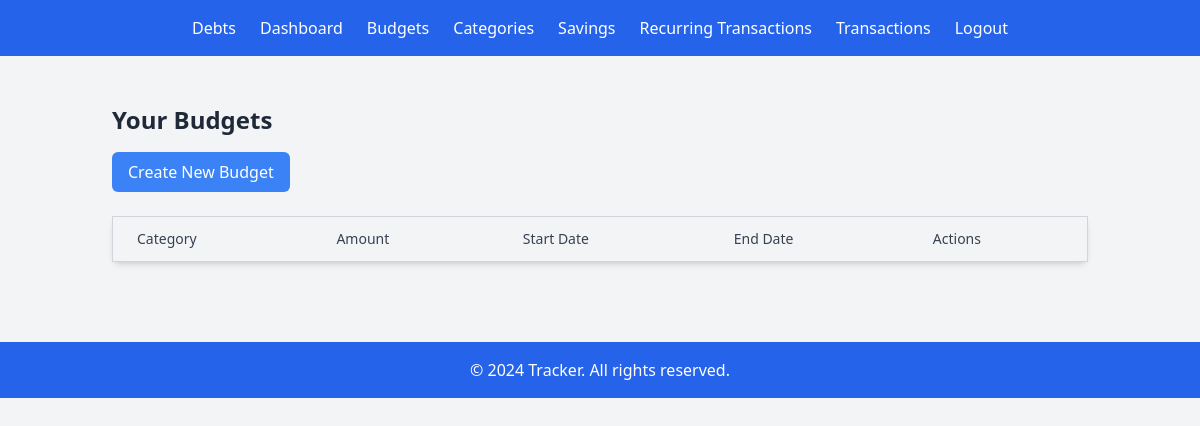
The app's page /tracker/budget (signed in), older data.
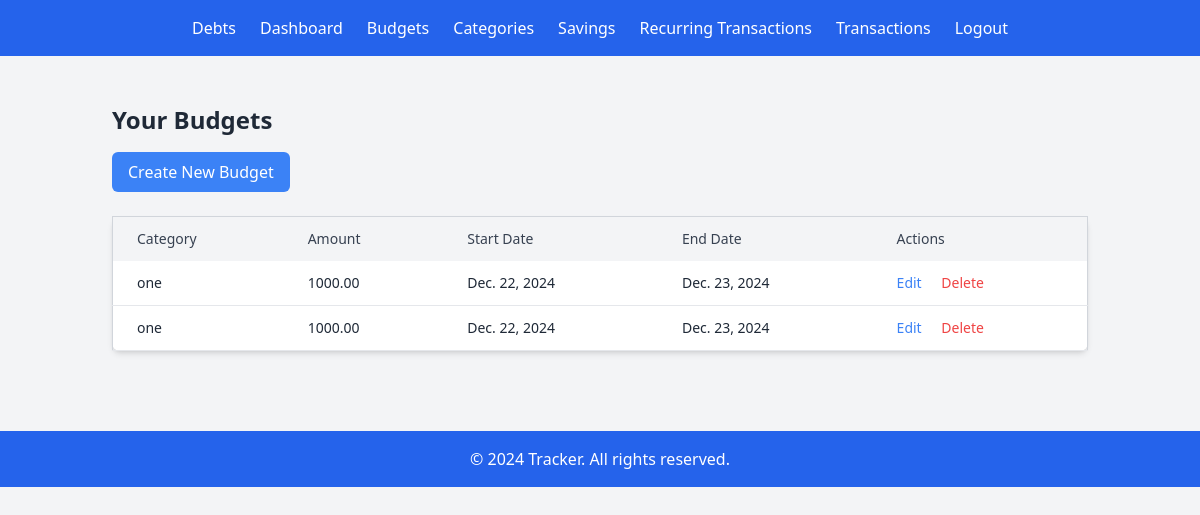
The same page, newer data.
### tracker/models.py (models this page shows, shortened)
class Budget(models.Model):
    budget_id = models.AutoField(primary_key=True)  # Auto-incrementing primary key
    user = models.ForeignKey(User, on_delete=models.CASCADE, related_name='budgets')  # ForeignKey to User
    category = models.ForeignKey('Category', on_delete=models.CASCADE, related_name='budgets')  # ForeignKey to Category
    amount = models.DecimalField(max_digits=10, decimal_places=2)  # Budgeted amount
    start_date = models.DateField()  # Start date of the budget
    end_date = models.DateField()  # End date of the budget
    created_at = models.DateTimeField(auto_now_add=True)  # Automatically set on creation

class Category(models.Model):
    category_id = models.AutoField(primary_key=True)
    name = models.CharField(max_length=255)
    description = models.TextField(blank=True, null=True)
    created_at = models.DateTimeField(auto_now_add=True)
    updated_at = models.DateTimeField(auto_now=True)

### tracker/views.py (the view)
# urls.py: path('budget', views.budget_list, name='budget_list'),
@login_required
def budget_list(request):
    budgets = Budget.objects.filter(user=request.user)
    return render(request, 'tracker/budget_list.html', {'budgets': budgets})

### tracker/templates/tracker/budget_list.html
{% extends "tracker/base.html" %}
{% block content %}
<div class="container mx-auto p-6">
    <h1 class="text-2xl font-semibold mb-4">Your Budgets</h1>
    <a href="{% url 'tracker:budget_create' %}" class="inline-block bg-blue-500 text-white px-4 py-2 rounded-md mb-6 hover:bg-blue-600">Create New Budget</a>
    <table class="min-w-full bg-white border border-gray-300 rounded-lg shadow-md">
        <thead class="bg-gray-100">
            <tr>
                <th class="py-3 px-6 text-left text-sm font-medium text-gray-700">Category</th>
                <th class="py-3 px-6 text-left text-sm font-medium text-gray-700">Amount</th>
                <th class="py-3 px-6 text-left text-sm font-medium text-gray-700">Start Date</th>
                <th class="py-3 px-6 text-left text-sm font-medium text-gray-700">End Date</th>
                <th class="py-3 px-6 text-left text-sm font-medium text-gray-700">Actions</th>
            </tr>
        </thead>
        <tbody>
            {% for budget in budgets %}
            <tr class="border-b hover:bg-gray-50">
                <td class="py-3 px-6 text-sm text-gray-800">{{ budget.category.name }}</td>
                <td class="py-3 px-6 text-sm text-gray-800">{{ budget.amount }}</td>
                <td class="py-3 px-6 text-sm text-gray-800">{{ budget.start_date }}</td>
                <td class="py-3 px-6 text-sm text-gray-800">{{ budget.end_date }}</td>
                <td class="py-3 px-6 text-sm">
                    <a href="{% url 'tracker:budget_update' budget.pk %}" class="text-blue-500 hover:text-blue-700 mr-4">Edit</a>
                    <a href="{% url 'tracker:budget_delete' budget.pk %}" class="text-red-500 hover:text-red-700">Delete</a>
                </td>
            </tr>
            {% endfor %}
        </tbody>
    </table>
</div>
{% endblock %}

### tracker/templates/tracker/base.html (shortened to what this page needs)
<!DOCTYPE html>
<html lang="en">
<head>
    <script src="https://cdn.tailwindcss.com"></script>
</head>
<body class="bg-gray-100 text-gray-800">
    <header class="bg-blue-600 p-4">
        <nav>
            <ul class="flex space-x-6 justify-center">
                <li><a href="{% url 'tracker:debt_list' %}" class="text-white hover:text-yellow-300">Debts</a></li>
                <li><a href="{% url 'tracker:dashboard' %}" class="text-white hover:text-yellow-300">Dashboard</a></li>
                <li><a href="{% url 'tracker:budget_list' %}" class="text-white hover:text-yellow-300">Budgets</a></li>
                <li><a href="{% url 'tracker:category_list' %}" class="text-white hover:text-yellow-300">Categories</a></li>
                <li><a href="{% url 'tracker:savings_list' %}" class="text-white hover:text-yellow-300">Savings</a></li>
                <li><a href="{% url 'tracker:recurring_list' %}" class="text-white hover:text-yellow-300">Recurring Transactions</a></li>
                <li><a href="{% url 'tracker:transaction_list' %}" class="text-white hover:text-yellow-300">Transactions</a></li>
                <li><a href="{% url 'tracker:logout' %}" class="text-white hover:text-yellow-300">Logout</a></li>
            </ul>
        </nav>
    </header>
    <main class="p-6">
        {% block content %}{% endblock %}
    </main>
    <footer class="bg-blue-600 text-center p-4 mt-8">
        <p class="text-white">&copy; 2024 Tracker. All rights reserved.</p>
    </footer>
</body>
</html>

Row changes from the older to the newer data that the page shows:
added Budget: category.name "one", amount "1000.00", start_date "Dec. 22, 2024", end_date "Dec. 23, 2024"
added Budget: category.name "one", amount "1000.00", start_date "Dec. 22, 2024", end_date "Dec. 23, 2024"
